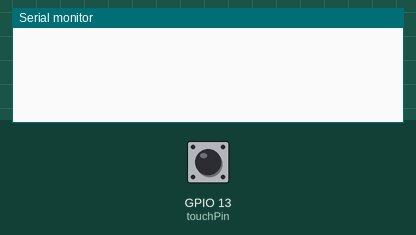
Bench run of a sketch on a simulated ESP32. Shown: the last lines printed to the serial monitor. The test bench sets the inputs (shaded band); at power-on: GPIO 13 (touchPin) HIGH.

Above: at 1.2 s.
1.3 s: GPIO 13 (touchPin) pulled LOW for 0.15 s
At 2.2 s:
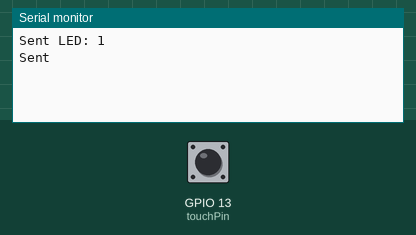
2.9 s: GPIO 13 (touchPin) pulled LOW for 1 s
At 3.5 s:
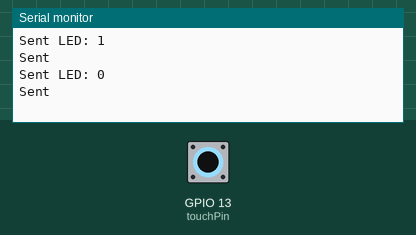

Measured:
- after the input at 1.3 s, the serial monitor: prints a new line at once (image 1)
- after the input at 2.9 s, the serial monitor: prints a new line at once (image 2)

The sketch:

ESPNOWALONEtrans.ino
```cpp
#include <esp_now.h>
#include <WiFi.h>

// TOUCH PIN
const int touchPin = 13;
int threshold = 40;

// RECEIVER MAC (PUT YOURS)
uint8_t receiverMAC[] = {0x24, 0x6F, 0x28, 0xAA, 0xBB, 0xCC};

typedef struct {
  bool ledState;
} struct_message;

struct_message msg;

bool ledState = false;
bool lastTouch = false;

// NEW CALLBACK (ESP32 CORE 3.x)
void OnDataSent(const wifi_tx_info_t *info, esp_now_send_status_t status) {
  Serial.println(status == ESP_NOW_SEND_SUCCESS ? "Sent" : "Fail");
}

void setup() {
  Serial.begin(115200);

  WiFi.mode(WIFI_STA);
  WiFi.disconnect();  // 🔥 important

  if (esp_now_init() != ESP_OK) {
    Serial.println("ESP-NOW Init Failed");
    return;
  }

  esp_now_register_send_cb(OnDataSent);

  esp_now_peer_info_t peerInfo = {};
  memcpy(peerInfo.peer_addr, receiverMAC, 6);
  peerInfo.channel = 0;
  peerInfo.encrypt = false;

  if (esp_now_add_peer(&peerInfo) != ESP_OK) {
    Serial.println("Peer Add Failed");
  }
}

void loop() {
  int val = touchRead(touchPin);

  bool touch = (val < threshold && val > 0);

  // EDGE DETECTION (VERY IMPORTANT)
  if (touch && !lastTouch) {
    ledState = !ledState;

    msg.ledState = ledState;
    esp_now_send(receiverMAC, (uint8_t *)&msg, sizeof(msg));

    Serial.print("Sent LED: ");
    Serial.println(ledState);
  }

  lastTouch = touch;

  delay(50);
}
```
